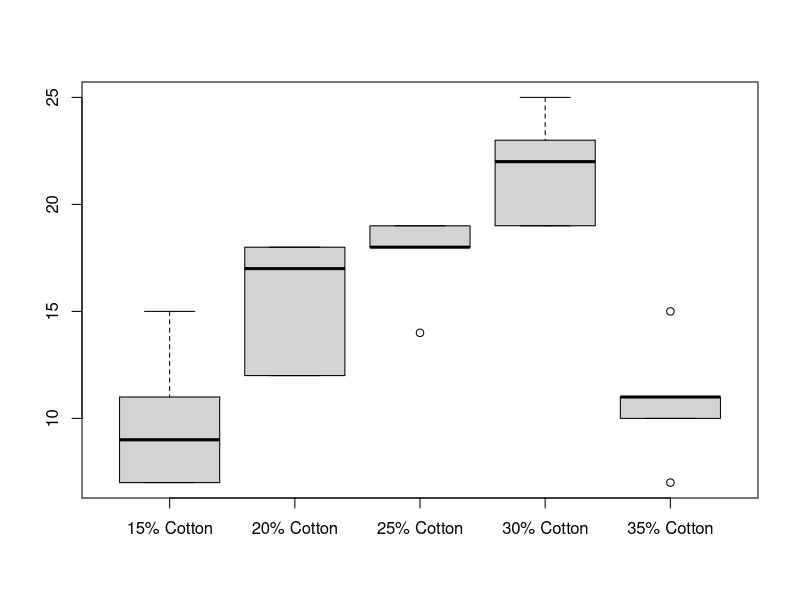

Reproduce this figure in R. (Note: this script raises an error after producing the figure.)
# Question 1.2 Boxplot
y = c(7,7,15,11,9,12,17,12,18,18,14,19,19,18,18,19,25,22,19,23,7,10,11,15,11)
a <- factor(rep(c("15% Cotton", "20% Cotton", "25% Cotton", "30% Cotton","35% Cotton"), each = 5))
dat <- data.frame(x=a, y=y)
boxplot(y~a, xlab = "", ylab = "", data= dat)

# Question 1.3
with(dat, tapply(y, a, mean))
with(dat, tapply(y, a, var))
mean(y)
var(y)

# Question 1.4
anv <- lm(y~a, data = dat)
anova(anv)

# Question 1.6
fit <- lm(y~ x-1, data=dat)
K <- matrix(c(1, -1/4, -1/4, -1/4, 0, 1, -1/3, -1/3,-1/3, 0, 0 ,1, -1/2, -1/2, 0 , 0, 0, 1, -1), byrow=T, nrow=4)
#install.packages("multcomp")
#library(multcomp)
summary(glht(fit, K), test = adjusted("none"))

#Question 1.7
SS1 = (-6.550)^2/0.25
SS2 = (-1.267)^2/(4/15)
SS3 = (1.4^2)/(0.3)
SS4 = (10.8^2)/(0.4)

SST = sum(SS1, SS2, SS3, SS4)

# Question 1.8
cu = -6.55 + qt(0.975, 20)*1.42
cl = -6.55 - qt(0.975, 20)*1.42
cu; cl

# Question 1.9
L = matrix(c(1, -1/4, -1/4, -1/4, 0, 1, -1/3, -1/3, -1/3), byrow=T, nrow=2)
summary(glht(fit,L), test = adjusted("bonferroni"))

# Question 1.10
TukeyHSD(aov(lm(y~x, data=dat)), conf.level = 0.95)

clTukey= TukeyHSD(aov(lm(y~x, data=dat)), factor=a, conf.level = 0.95)
plot(clTukey)